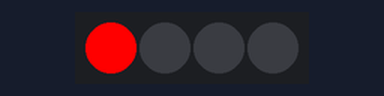
Recording of a sketch running on a simulated Arduino Uno, built with avr-gcc and run on an emulated ATmega328P. Shown: 4 RGB LEDs in strip order, left to right.

Above: at 0.05 s.
At 1.15 s:
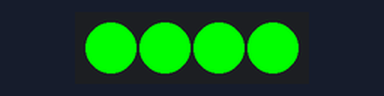
At 1.75 s:
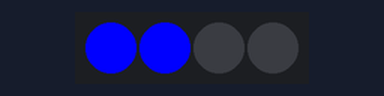
At 2.35 s:
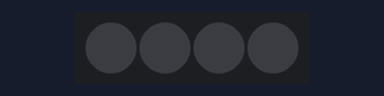
At 3.76 s:
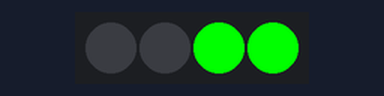
At 5.16 s:
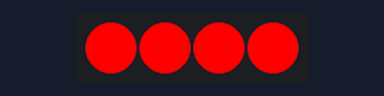
Timing chart, 0 to 5.5 s (numbered marks = the images above):
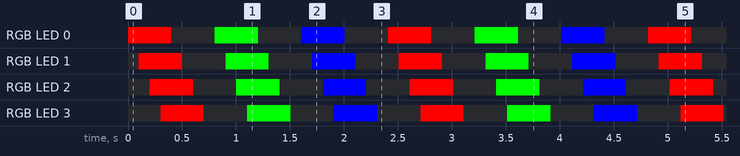

The sketch:

interfacing_neopixel_strip_with_arduino1.ino
```cpp
// C++ code

#include<Adafruit_NeoPixel.h>
#define PIN 6
#define N_LEDS 4

Adafruit_NeoPixel Strip= Adafruit_NeoPixel(N_LEDS, PIN , NEO_GRB +NEO_KHZ800);
// GRB mean green red blue
//and KHZ800 mean 800 kilo hz

void setup()
{
  Strip.begin();
}

void loop()
{
  chase(Strip.Color(255,0,0));
  chase(Strip.Color(0,255,0));
  chase(Strip.Color(0,0,255));
}


static void chase (uint32_t c){
   for(uint16_t i = 0 ;i<Strip.numPixels()+4;i++){
      Strip.setPixelColor(i,c);
      Strip.setPixelColor(i-4,0);
      Strip.show();
      delay(100);
    }
}
        
```

Measured:
- by itself, RGB LED 0–3: repeats every 2.4 s: off 0.40 s, RGB(0, 255, 0) 0.40 s, off 0.40 s, RGB(0, 0, 255) 0.40 s, off 0.40 s, RGB(255, 0, 0) 0.40 s
- by itself, everything shown: repeats every 2.4 s, in 24 steps
